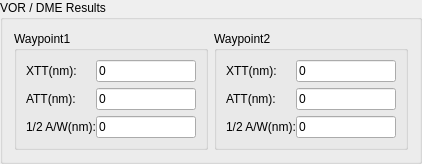
    <widget class="QGroupBox" name="gbResultsVOR">
     <property name="sizePolicy">
      <sizepolicy hsizetype="Preferred" vsizetype="Fixed">
       <horstretch>0</horstretch>
       <verstretch>0</verstretch>
      </sizepolicy>
     </property>
     <property name="title">
      <string>VOR / DME Results</string>
     </property>
     <layout class="QHBoxLayout" name="horizontalLayout">
      <item>
       <widget class="QGroupBox" name="gbResultsWaypoint1">
        <property name="title">
         <string>Waypoint1</string>
        </property>
        <layout class="QVBoxLayout" name="verticalLayout_2">
         <item>
          <widget class="QFrame" name="frame_70">
           <property name="frameShape">
            <enum>QFrame::NoFrame</enum>
           </property>
           <property name="frameShadow">
            <enum>QFrame::Raised</enum>
           </property>
           <layout class="QHBoxLayout" name="horizontalLayout_77">
            <property name="spacing">
             <number>0</number>
            </property>
            <property name="margin">
             <number>0</number>
            </property>
            <item>
             <widget class="QLabel" name="label_85">
              <property name="sizePolicy">
               <sizepolicy hsizetype="Preferred" vsizetype="Fixed">
                <horstretch>0</horstretch>
                <verstretch>0</verstretch>
               </sizepolicy>
              </property>
              <property name="minimumSize">
               <size>
                <width>50</width>
                <height>0</height>
               </size>
              </property>
              <property name="font">
               <font>
                <weight>50</weight>
                <bold>false</bold>
               </font>
              </property>
              <property name="frameShadow">
               <enum>QFrame::Plain</enum>
              </property>
              <property name="text">
               <string>XTT(nm):</string>
              </property>
             </widget>
            </item>
            <item>
             <widget class="QLineEdit" name="txtXtt1V">
              <property name="enabled">
               <bool>true</bool>
              </property>
              <property name="sizePolicy">
               <sizepolicy hsizetype="Preferred" vsizetype="Preferred">
                <horstretch>0</horstretch>
                <verstretch>0</verstretch>
               </sizepolicy>
              </property>
              <property name="minimumSize">
               <size>
                <width>0</width>
                <height>0</height>
               </size>
              </property>
              <property name="maximumSize">
               <size>
                <width>100</width>
                <height>16777215</height>
               </size>
              </property>
              <property name="font">
               <font>
                <weight>50</weight>
                <bold>false</bold>
               </font>
              </property>
              <property name="text">
               <string>0</string>
              </property>
             </widget>
            </item>
           </layout>
          </widget>
         </item>
         <item>
          <widget class="QFrame" name="frame_71">
           <property name="frameShape">
            <enum>QFrame::NoFrame</enum>
           </property>
           <property name="frameShadow">
            <enum>QFrame::Raised</enum>
           </property>
           <layout class="QHBoxLayout" name="horizontalLayout_78">
            <property name="spacing">
             <number>0</number>
            </property>
            <property name="margin">
             <number>0</number>
            </property>
            <item>
             <widget class="QLabel" name="label_86">
              <property name="sizePolicy">
               <sizepolicy hsizetype="Preferred" vsizetype="Fixed">
                <horstretch>0</horstretch>
                <verstretch>0</verstretch>
               </sizepolicy>
              </property>
              <property name="minimumSize">
               <size>
                <width>50</width>
                <height>0</height>
               </size>
              </property>
              <property name="font">
               <font>
                <weight>50</weight>
                <bold>false</bold>
               </font>
              </property>
              <property name="frameShadow">
               <enum>QFrame::Plain</enum>
              </property>
              <property name="text">
               <string>ATT(nm):</string>
              </property>
             </widget>
            </item>
            <item>
             <widget class="QLineEdit" name="txtAtt1V">
              <property name="sizePolicy">
               <sizepolicy hsizetype="Preferred" vsizetype="Preferred">
                <horstretch>0</horstretch>
                <verstretch>0</verstretch>
               </sizepolicy>
              </property>
              <property name="maximumSize">
               <size>
                <width>100</width>
                <height>16777215</height>
               </size>
              </property>
              <property name="font">
               <font>
                <weight>50</weight>
                <bold>false</bold>
               </font>
              </property>
              <property name="text">
               <string>0</string>
              </property>
             </widget>
            </item>
           </layout>
          </widget>
         </item>
         <item>
          <widget class="QFrame" name="frame_72">
           <property name="frameShape">
            <enum>QFrame::NoFrame</enum>
           </property>
           <property name="frameShadow">
            <enum>QFrame::Raised</enum>
           </property>
           <layout class="QHBoxLayout" name="horizontalLayout_79">
            <property name="spacing">
             <number>0</number>
            </property>
            <property name="margin">
             <number>0</number>
            </property>
            <item>
             <widget class="QLabel" name="label_87">
              <property name="sizePolicy">
               <sizepolicy hsizetype="Preferred" vsizetype="Fixed">
                <horstretch>0</horstretch>
                <verstretch>0</verstretch>
               </sizepolicy>
              </property>
              <property name="minimumSize">
               <size>
                <width>50</width>
                <height>0</height>
               </size>
              </property>
              <property name="font">
               <font>
                <weight>50</weight>
                <bold>false</bold>
               </font>
              </property>
              <property name="frameShadow">
               <enum>QFrame::Plain</enum>
              </property>
              <property name="text">
               <string>1/2 A/W(nm):</string>
              </property>
             </widget>
            </item>
            <item>
             <widget class="QLineEdit" name="txtAsw1V">
              <property name="sizePolicy">
               <sizepolicy hsizetype="Preferred" vsizetype="Preferred">
                <horstretch>0</horstretch>
                <verstretch>0</verstretch>
               </sizepolicy>
              </property>
              <property name="maximumSize">
               <size>
                <width>100</width>
                <height>16777215</height>
               </size>
              </property>
              <property name="font">
               <font>
                <weight>50</weight>
                <bold>false</bold>
               </font>
              </property>
              <property name="text">
               <string>0</string>
              </property>
             </widget>
            </item>
           </layout>
          </widget>
         </item>
        </layout>
       </widget>
      </item>
      <item>
       <widget class="QGroupBox" name="gbResultsWaypoint2">
        <property name="title">
         <string>Waypoint2</string>
        </property>
        <layout class="QVBoxLayout" name="verticalLayout_3">
         <item>
          <widget class="QFrame" name="frame_73">
           <property name="frameShape">
            <enum>QFrame::NoFrame</enum>
           </property>
           <property name="frameShadow">
            <enum>QFrame::Sunken</enum>
           </property>
           <layout class="QHBoxLayout" name="horizontalLayout_80">
            <property name="spacing">
             <number>0</number>
            </property>
            <property name="margin">
             <number>0</number>
            </property>
            <item>
             <widget class="QLabel" name="label_88">
              <property name="sizePolicy">
               <sizepolicy hsizetype="Preferred" vsizetype="Fixed">
                <horstretch>0</horstretch>
                <verstretch>0</verstretch>
               </sizepolicy>
              </property>
              <property name="minimumSize">
               <size>
                <width>50</width>
                <height>0</height>
               </size>
              </property>
              <property name="font">
               <font>
                <weight>50</weight>
                <bold>false</bold>
               </font>
              </property>
              <property name="frameShape">
               <enum>QFrame::NoFrame</enum>
              </property>
              <property name="text">
               <string>XTT(nm):</string>
              </property>
             </widget>
            </item>
            <item>
             <widget class="QLineEdit" name="txtXtt2V">
              <property name="sizePolicy">
               <sizepolicy hsizetype="Preferred" vsizetype="Preferred">
                <horstretch>0</horstretch>
                <verstretch>0</verstretch>
               </sizepolicy>
              </property>
              <property name="maximumSize">
               <size>
                <width>100</width>
                <height>16777215</height>
               </size>
              </property>
              <property name="font">
               <font>
                <weight>50</weight>
                <bold>false</bold>
               </font>
              </property>
              <property name="text">
               <string>0</string>
              </property>
             </widget>
            </item>
           </layout>
          </widget>
         </item>
         <item>
          <widget class="QFrame" name="frame_74">
           <property name="frameShape">
            <enum>QFrame::NoFrame</enum>
           </property>
           <property name="frameShadow">
            <enum>QFrame::Raised</enum>
           </property>
           <layout class="QHBoxLayout" name="horizontalLayout_81">
            <property name="spacing">
             <number>0</number>
            </property>
            <property name="margin">
             <number>0</number>
            </property>
            <item>
             <widget class="QLabel" name="label_89">
              <property name="sizePolicy">
               <sizepolicy hsizetype="Preferred" vsizetype="Fixed">
                <horstretch>0</horstretch>
                <verstretch>0</verstretch>
               </sizepolicy>
              </property>
              <property name="minimumSize">
               <size>
                <width>50</width>
                <height>0</height>
               </size>
              </property>
              <property name="font">
               <font>
                <weight>50</weight>
                <bold>false</bold>
               </font>
              </property>
              <property name="frameShadow">
               <enum>QFrame::Plain</enum>
              </property>
              <property name="text">
               <string>ATT(nm):</string>
              </property>
             </widget>
            </item>
            <item>
             <widget class="QLineEdit" name="txtAtt2V">
              <property name="sizePolicy">
               <sizepolicy hsizetype="Preferred" vsizetype="Preferred">
                <horstretch>0</horstretch>
                <verstretch>0</verstretch>
               </sizepolicy>
              </property>
              <property name="maximumSize">
               <size>
                <width>100</width>
                <height>16777215</height>
               </size>
              </property>
              <property name="font">
               <font>
                <weight>50</weight>
                <bold>false</bold>
               </font>
              </property>
              <property name="text">
               <string>0</string>
              </property>
             </widget>
            </item>
           </layout>
          </widget>
         </item>
         <item>
          <widget class="QFrame" name="frame_75">
           <property name="frameShape">
            <enum>QFrame::NoFrame</enum>
           </property>
           <property name="frameShadow">
            <enum>QFrame::Raised</enum>
           </property>
           <layout class="QHBoxLayout" name="horizontalLayout_82">
            <property name="spacing">
             <number>0</number>
            </property>
            <property name="margin">
             <number>0</number>
            </property>
            <item>
             <widget class="QLabel" name="label_90">
              <property name="sizePolicy">
               <sizepolicy hsizetype="Preferred" vsizetype="Fixed">
                <horstretch>0</horstretch>
                <verstretch>0</verstretch>
               </sizepolicy>
              </property>
              <property name="minimumSize">
               <size>
                <width>50</width>
                <height>0</height>
               </size>
              </property>
              <property name="font">
               <font>
                <weight>50</weight>
                <bold>false</bold>
               </font>
              </property>
              <property name="frameShadow">
               <enum>QFrame::Plain</enum>
              </property>
              <property name="text">
               <string>1/2 A/W(nm):</string>
              </property>
             </widget>
            </item>
            <item>
             <widget class="QLineEdit" name="txtAsw2V">
              <property name="sizePolicy">
               <sizepolicy hsizetype="Preferred" vsizetype="Preferred">
                <horstretch>0</horstretch>
                <verstretch>0</verstretch>
               </sizepolicy>
              </property>
              <property name="maximumSize">
               <size>
                <width>100</width>
                <height>16777215</height>
               </size>
              </property>
              <property name="font">
               <font>
                <weight>50</weight>
                <bold>false</bold>
               </font>
              </property>
              <property name="text">
               <string>0</string>
              </property>
             </widget>
            </item>
           </layout>
          </widget>
         </item>
        </layout>
       </widget>
      </item>
     </layout>
    </widget>
